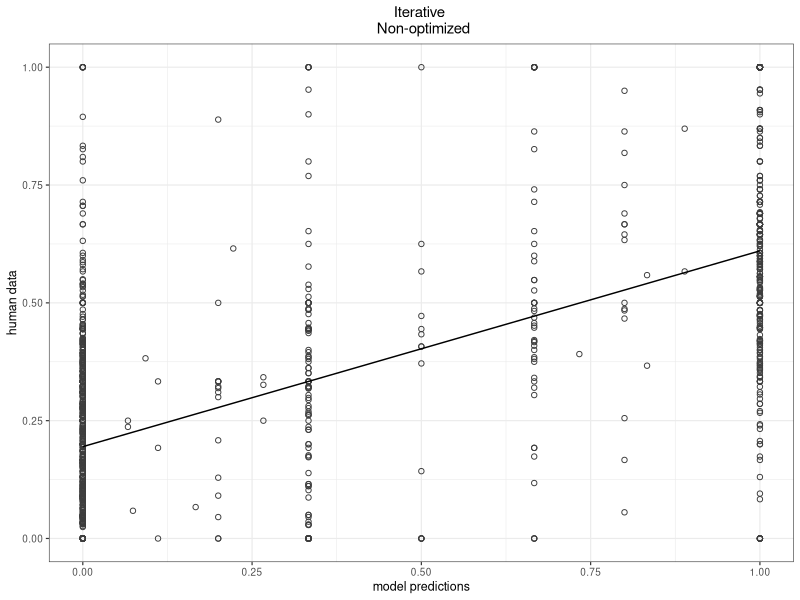
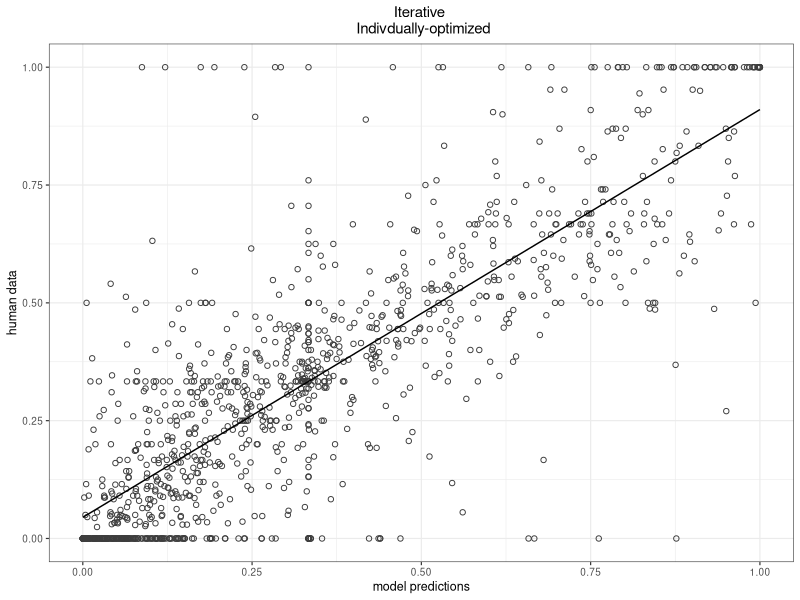
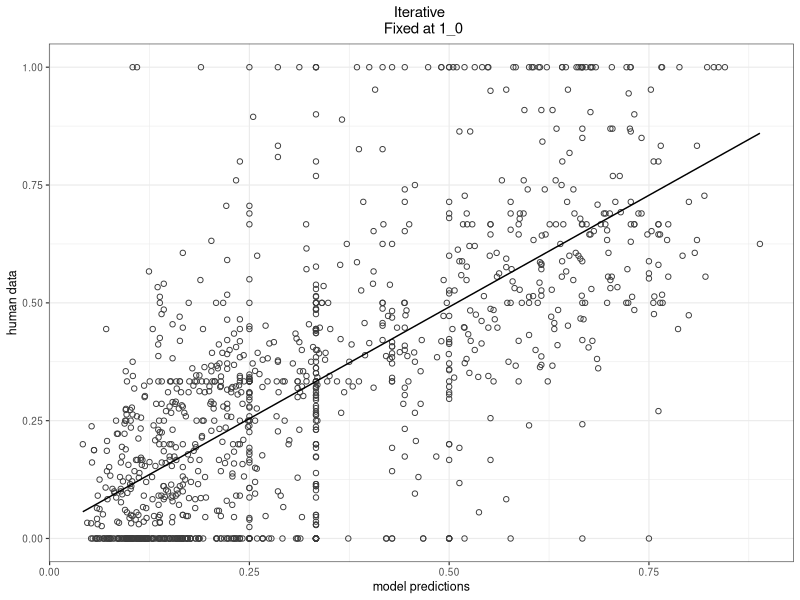
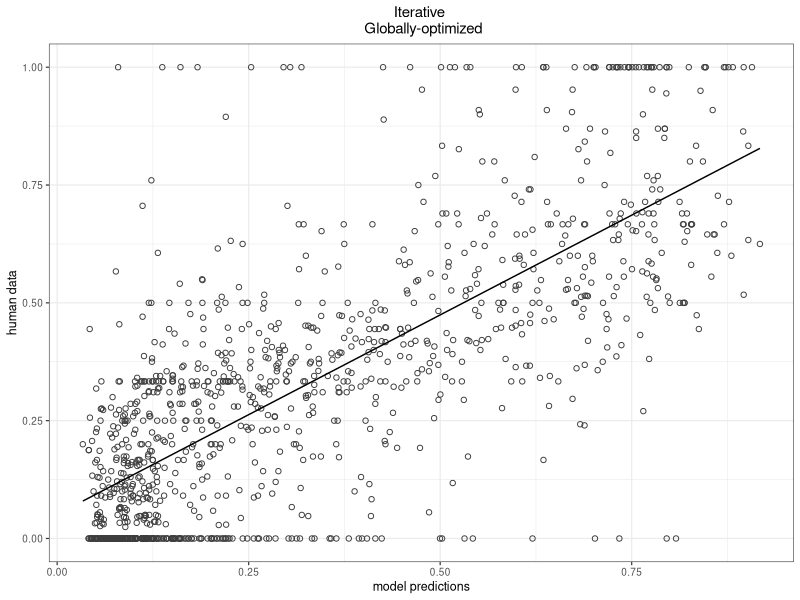
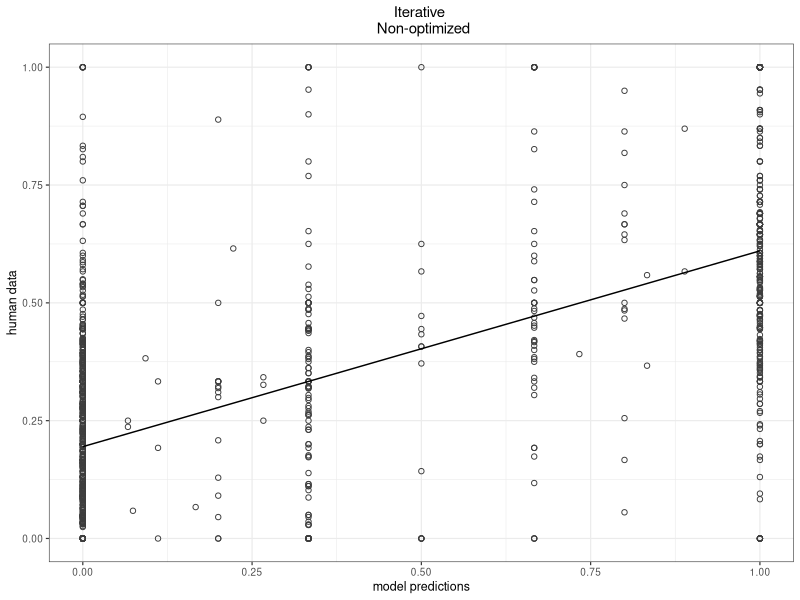
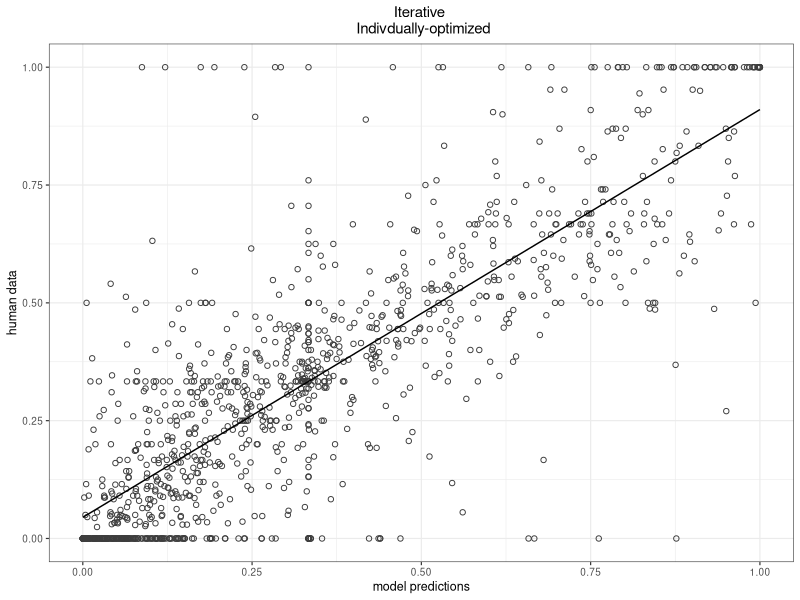
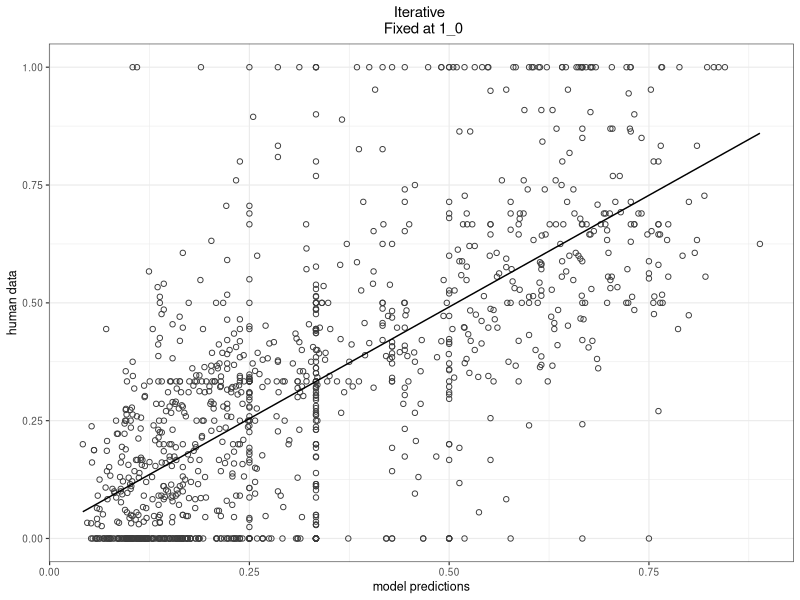
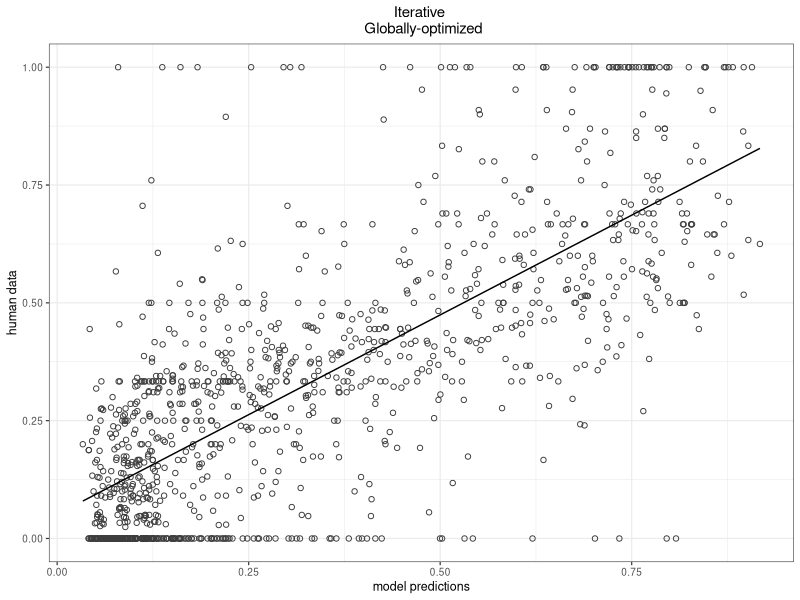

The R source for these figures, in order: (Note: this script raises an error after producing the figures.)
library("dplyr")
library("ggplot2")

################################################## X 9 Prior inference ##################################

# Import full csv table

setwd("~/Documents/GitHub/prior_inference/RSA_2019_08/X9_Plots")
full <- read.csv("for_scatterplots_updated.csv")
head(full)

## See what models we have ##

stats <- full %>%
    group_by(softness,obedience,type, Nr) %>%
    summarise(n_occur = n())
ordered <- stats[order(stats$Nr),] # Sort the summary table
print.data.frame(ordered)

##########################################################################################################

# Subset data for plotting. Fill in the template

# plotData <- subset(full, softness ==  & obedience ==  & cross_validated == " " & type == "") # for simple models
# plotData <- subset(full, softness ==  & obedience ==  & alpha == & cross_validated == " " & type == "") # for full models

# Softness, obedience, and alpha are numeric
# Cross_validated can be "yes" or "no"
# Type can be "simpleRSA" or "fullRSA"
# Nr is model number in the order they are listed in the scatterplot file. 

##########################################################################################################

### Subsets for figures in the paper. Pick one plotData subset, then run the define variables part
### Then generate the plot either with ggplot or a simple plot



# for m1
plotData <- subset(full, Nr == 1) 

r2 <- round((summary(lm(plotData$model~plotData$workerData))$r.squared), digits = 4)
softness <- unique(as.character(plotData$softness))
obedience <- unique(as.character(plotData$obedience))
type <- unique(as.character(plotData$type))
nr <- plotData$Nr[1]


figure <- ggplot(plotData, aes(x = model, y = workerData)) +
  geom_point(shape = 1, color = "gray24") +
  stat_smooth(method = "lm",
              col = "black",
              se = FALSE,
              size = .5) +
  theme_bw(base_size = 9) +
  labs(title = "Iterative \n Non-optimized")+
#  labs(title = bquote(atop
 #                     (.(type) ~"," ~ r^2 == .(r2),
 #                       ~ "softness" == .(softness) ~ "," ~ "obedience" == .(obedience)
 #                     )))+
  ylab("human data")+
  xlab("model predictions") +
  theme(plot.title = element_text(hjust = 0.5))
print(figure)

ggsave(figure, height = 3, width = 3, units = "in", filename = paste("m", nr,".pdf", sep=""))

model <- lm(formula = plotData$model~plotData$workerData)
summary(model)


# for m2
plotData <- subset(full, Nr == 2) 

r2 <- round((summary(lm(plotData$model~plotData$workerData))$r.squared), digits = 4)
softness <- unique(as.character(plotData$softness))
obedience <- unique(as.character(plotData$obedience))
type <- unique(as.character(plotData$type))
nr <- plotData$Nr[1]


figure <- ggplot(plotData, aes(x = model, y = workerData)) +
  geom_point(shape = 1, color = "gray24") +
  stat_smooth(method = "lm",
              col = "black",
              se = FALSE,
              size = .5) +
  theme_bw(base_size = 9) +
  labs(title = "Iterative \n Indivdually-optimized")+
  #  labs(title = bquote(atop
  #                     (.(type) ~"," ~ r^2 == .(r2),
  #                       ~ "softness" == .(softness) ~ "," ~ "obedience" == .(obedience)
  #                     )))+
  ylab("human data")+
  xlab("model predictions") +
  theme(plot.title = element_text(hjust = 0.5))
print(figure)

ggsave(figure, height = 3, width = 3, units = "in", filename = paste("m", nr,".pdf", sep=""))

model <- lm(formula = plotData$model~plotData$workerData)
summary(model)



# for m3
plotData <- subset(full, Nr == 3) 

r2 <- round((summary(lm(plotData$model~plotData$workerData))$r.squared), digits = 4)
softness <- unique(as.character(plotData$softness))
obedience <- unique(as.character(plotData$obedience))
type <- unique(as.character(plotData$type))
nr <- plotData$Nr[1]


figure <- ggplot(plotData, aes(x = model, y = workerData)) +
  geom_point(shape = 1, color = "gray24") +
  stat_smooth(method = "lm",
              col = "black",
              se = FALSE,
              size = .5) +
  theme_bw(base_size = 9) +
  labs(title = "Iterative \n Fixed at 1_0")+
  #  labs(title = bquote(atop
  #                     (.(type) ~"," ~ r^2 == .(r2),
  #                       ~ "softness" == .(softness) ~ "," ~ "obedience" == .(obedience)
  #                     )))+
  ylab("human data")+
  xlab("model predictions") +
  theme(plot.title = element_text(hjust = 0.5))
print(figure)

ggsave(figure, height = 3, width = 3, units = "in", filename = paste("m", nr,".pdf", sep=""))

model <- lm(formula = plotData$model~plotData$workerData)
summary(model)


# for m4
plotData <- subset(full, Nr == 4) 

r2 <- round((summary(lm(plotData$model~plotData$workerData))$r.squared), digits = 4)
softness <- unique(as.character(plotData$softness))
obedience <- unique(as.character(plotData$obedience))
type <- unique(as.character(plotData$type))
nr <- plotData$Nr[1]


figure <- ggplot(plotData, aes(x = model, y = workerData)) +
  geom_point(shape = 1, color = "gray24") +
  stat_smooth(method = "lm",
              col = "black",
              se = FALSE,
              size = .5) +
  theme_bw(base_size = 9) +
  labs(title = "Iterative \n Globally-optimized")+
  #  labs(title = bquote(atop
  #                     (.(type) ~"," ~ r^2 == .(r2),
  #                       ~ "softness" == .(softness) ~ "," ~ "obedience" == .(obedience)
  #                     )))+
  ylab("human data")+
  xlab("model predictions") +
  theme(plot.title = element_text(hjust = 0.5))
print(figure)

ggsave(figure, height = 3, width = 3, units = "in", filename = paste("m", nr,".pdf", sep=""))

model_4 <- lm(formula = plotData$model~plotData$workerData)
summary(model)

plotData$workerid <- rep(1:95)
lmer_model_4 <- lmer(plotData$workerData~plotData$model +(1|plotData$workerid))

# for m5
plotData <- subset(full, Nr == 5) 

r2 <- round((summary(lm(plotData$model~plotData$workerData))$r.squared), digits = 4)
softness <- unique(as.character(plotData$softness))
obedience <- unique(as.character(plotData$obedience))
type <- unique(as.character(plotData$type))
nr <- plotData$Nr[1]


figure <- ggplot(plotData, aes(x = model, y = workerData)) +
  geom_point(shape = 1, color = "gray24") +
  stat_smooth(method = "lm",
              col = "black",
              se = FALSE,
              size = .5) +
  theme_bw(base_size = 9) +
  labs(title = "Non-iterative \n Non-optimized")+
  #  labs(title = bquote(atop
  #                     (.(type) ~"," ~ r^2 == .(r2),
  #                       ~ "softness" == .(softness) ~ "," ~ "obedience" == .(obedience)
  #                     )))+
  ylab("human data")+
  xlab("model predictions") +
  theme(plot.title = element_text(hjust = 0.5))
print(figure)

ggsave(figure, height = 3, width = 3, units = "in", filename = paste("m", nr,".pdf", sep=""))

model <- lm(formula = plotData$model~plotData$workerData)
summary(model)


# for m6
plotData <- subset(full, Nr == 6) 

r2 <- round((summary(lm(plotData$model~plotData$workerData))$r.squared), digits = 4)
softness <- unique(as.character(plotData$softness))
obedience <- unique(as.character(plotData$obedience))
type <- unique(as.character(plotData$type))
nr <- plotData$Nr[1]


figure <- ggplot(plotData, aes(x = model, y = workerData)) +
  geom_point(shape = 1, color = "gray24") +
  stat_smooth(method = "lm",
              col = "black",
              se = FALSE,
              size = .5) +
  theme_bw(base_size = 9) +
  labs(title = "Non-iterative \n Individually-optimized")+
  #  labs(title = bquote(atop
  #                     (.(type) ~"," ~ r^2 == .(r2),
  #                       ~ "softness" == .(softness) ~ "," ~ "obedience" == .(obedience)
  #                     )))+
  ylab("human data")+
  xlab("model predictions") +
  theme(plot.title = element_text(hjust = 0.5))
print(figure)

ggsave(figure, height = 3, width = 3, units = "in", filename = paste("m", nr,".pdf", sep=""))

model <- lm(formula = plotData$model~plotData$workerData)
summary(model)


# for m7
plotData <- subset(full, Nr == 7) 

r2 <- round((summary(lm(plotData$model~plotData$workerData))$r.squared), digits = 4)
softness <- unique(as.character(plotData$softness))
obedience <- unique(as.character(plotData$obedience))
type <- unique(as.character(plotData$type))
nr <- plotData$Nr[1]


figure <- ggplot(plotData, aes(x = model, y = workerData)) +
  geom_point(shape = 1, color = "gray24") +
  stat_smooth(method = "lm",
              col = "black",
              se = FALSE,
              size = .5) +
  theme_bw(base_size = 9) +
  labs(title = "Non-iterative \n Fixed at 1_0")+
  #  labs(title = bquote(atop
  #                     (.(type) ~"," ~ r^2 == .(r2),
  #                       ~ "softness" == .(softness) ~ "," ~ "obedience" == .(obedience)
  #                     )))+
  ylab("human data")+
  xlab("model predictions") +
  theme(plot.title = element_text(hjust = 0.5))
print(figure)

ggsave(figure, height = 3, width = 3, units = "in", filename = paste("m", nr,".pdf", sep=""))

model <- lm(formula = plotData$model~plotData$workerData)
summary(model)

# for m8
plotData <- subset(full, Nr == 8) 
plotData$workerid <- rep(1:95)
lmer_model_8 <- lmer(plotData$workerData~plotData$model +(1|plotData$workerid))

r2 <- round((summary(lm(plotData$model~plotData$workerData))$r.squared), digits = 4)
softness <- unique(as.character(plotData$softness))
obedience <- unique(as.character(plotData$obedience))
type <- unique(as.character(plotData$type))
nr <- plotData$Nr[1]


figure <- ggplot(plotData, aes(x = model, y = workerData)) +
  geom_point(shape = 1, color = "gray24") +
  stat_smooth(method = "lm",
              col = "black",
              se = FALSE,
              size = .5) +
  theme_bw(base_size = 9) +
  labs(title = "Non-iterative \n Globally-optimized")+
  #  labs(title = bquote(atop
  #                     (.(type) ~"," ~ r^2 == .(r2),
  #                       ~ "softness" == .(softness) ~ "," ~ "obedience" == .(obedience)
  #                     )))+
  ylab("human data")+
  xlab("model predictions") +
  theme(plot.title = element_text(hjust = 0.5))
print(figure)

ggsave(figure, height = 3, width = 3, units = "in", filename = paste("m", nr,".pdf", sep=""))

model_8 <- lm(formula = plotData$model~plotData$workerData)
summary(model)




#########################################################################################################


